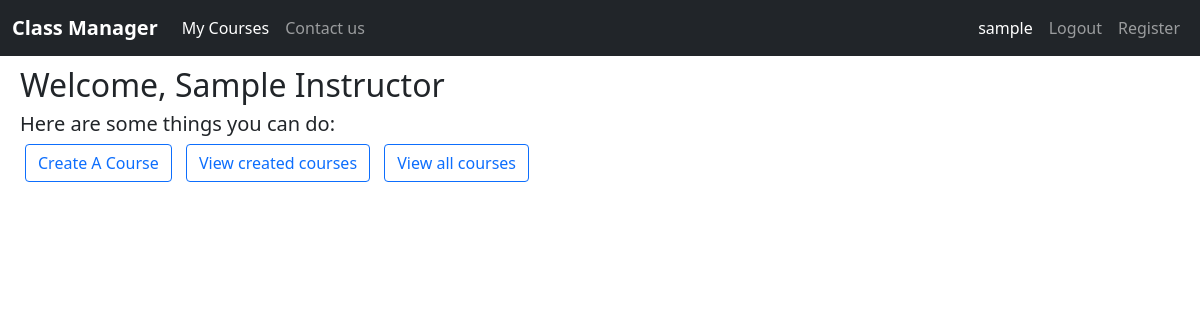
The app's page / (signed in) with its own data.
### classmanager/models.py (models this page shows, shortened)
class User(AbstractUser):
    is_student = models.BooleanField(default=False)
    is_instructor = models.BooleanField(default=False)

### classmanager/views.py (the view)
# urls.py: path("", views.index, name="index"),
def index(request):
    return render(request, "classmanager/index.html")

### classmanager/templates/classmanager/index.html (shortened to what this page needs)
{% extends "classmanager/layout.html" %}
{% block body %}
{% if user.is_authenticated %}
<h2>Welcome, {{user.first_name}} {{user.last_name}}</h2>
<h5>Here are some things you can do:</h5>
<div class="operations">
  {% if user.is_instructor %}
  <form class="button-form" action="{% url 'create-course' %}" method="GET">
    <input class="btn btn-outline-primary" type="submit" value="Create A Course" />
  </form>
  <form class="button-form" action="{% url 'view-created-courses' %}" method="GET">
    <input class="btn btn-outline-primary" type="submit" value="View created courses" />
  </form>
  {% endif %}
  <form class="button-form" action="{% url 'view-all-courses' %}" method="GET">
    <input class="btn btn-outline-primary" type="submit" value="View all courses" />
  </form>
</div>
{% endif %}
{% endblock body %}

### classmanager/templates/classmanager/layout.html (shortened to what this page needs)
{% load static %}
<!DOCTYPE html>
<html lang="en">
<head>
    <link rel="stylesheet" href="{% static 'classmanager/styles.css' %}">
    <link href="https://cdn.jsdelivr.net/npm/bootstrap@5.0.2/dist/css/bootstrap.min.css" rel="stylesheet"
>
</head>
<body>
    <nav class="navbar navbar-expand-lg navbar-dark bg-dark">
        <div class="container-fluid">
            <a class="navbar-brand" href="{% url 'index' %}"><b>Class Manager</b></a>
            <div class="collapse navbar-collapse justify-content-between" id="navbarNavAltMarkup">
                <div class="navbar-nav">
                    {% block left-nav %}
                    {% if user.is_instructor %}
                    <a class="nav-link active" aria-current="page" href="{% url 'view-created-courses' %}">My Courses</a>
                    {% endif %}
                    {% endblock left-nav %}
                    <a class="nav-link" href="{% url 'contact_us' %}">Contact us</a>
                </div>
            </div>
            <div class="collapse navbar-collapse justify-content-end" id="navbarNavAltMarkup">
                <div class="navbar-nav">
                    {% if user.is_authenticated %}
                    <a class="nav-link active" aria-current="page"
                        href="{% url 'view-my-profile' %}">{{user.username}}</a>
                    <a class="nav-link" href="{% url 'logout' %}">Logout</a>
                    {% else %}
                    <a class="nav-link" href="{% url 'login' %}">Login</a>
                    {% endif %}
                    {% block right-nav %}
                    <a class="nav-link" href="{% url 'register' %}">Register</a>
                    {% endblock right-nav %}
                </div>
            </div>
        </div>
    </nav>
    <div class="main-container">
        {% block body%}
        {% endblock body%}
    </div>
</body>
</html>

### classmanager/static/classmanager/styles.css (style rules this page uses)
.main-container { margin: 10px 20px 10px 20px; }
form { max-width: 600px; }
.button-form { margin: auto; padding: 5px; display: inline; }

### records on screen
User: username "sample", first_name "Sample", last_name "Instructor"
